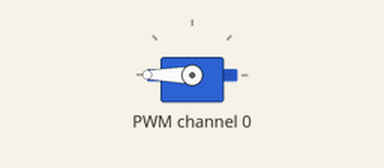
Recording of a program running on a simulated Raspberry Pi (BCM pin numbers). On the bench: servo. At 24.6 s the program stops and its outputs stay as they are.

Above: at 0.1 s.
At 5.46 s:
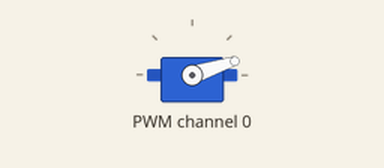
At 11.7 s:
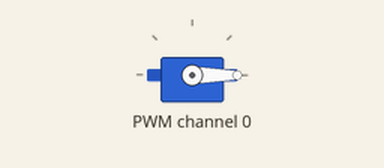
At 18.7 s:
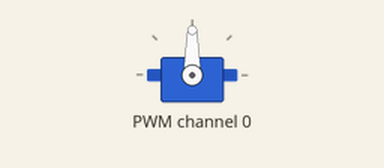
Timing chart, 0 to 23.1 s (numbered marks = the images above):
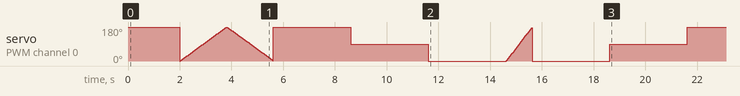

The program:

adafruit1.py
```python
# Example based from https://github.com/adafruit/Adafruit_CircuitPython_PCA9685/blob/master/examples/pca9685_servo.py
# Servo library used to simplify: https://github.com/adafruit/Adafruit_CircuitPython_Motor/blob/master/adafruit_motor/servo.py

# python3 -m venv venv --clear
# source venv/bin/activate
# curl https://bootstrap.pypa.io/get-pip.py | python
# pip install --upgrade pip
# pip install --upgrade setuptools
# python3 -m pip install smbus
# python3 -m pip install adafruit-circuitpython-motor
# python3 -m pip install adafruit-circuitpython-pca9685

import busio
from board import SCL, SDA
from adafruit_pca9685 import PCA9685
from adafruit_motor import servo
import time

i2c = busio.I2C(SCL, SDA)

# reference_clock_speed from: https://github.com/adafruit/Adafruit_CircuitPython_PCA9685/blob/master/examples/pca9685_calibration.py
pca = PCA9685(i2c, address=0x40, reference_clock_speed=25000000)
pca.frequency = 50

# To get the full range of the servo you will likely need to adjust the min_pulse and max_pulse to
# match the stall points of the servo.

# The pulse range is 1000 - 2000 by default.
servo_0 = servo.Servo(pca.channels[0])
servo_0.set_pulse_width_range(min_pulse=500, max_pulse=2500)

try:
    # Move by angle
    servo_0.angle = 180
    time.sleep(2)

    for i in range(180):
        servo_0.angle = i
        time.sleep(0.01)

    for i in range(180):
        servo_0.angle = 180 - i
        time.sleep(0.01)

    servo_0.angle = 180
    time.sleep(3)

    servo_0.angle = 90
    time.sleep(3)

    servo_0.angle = 0
    time.sleep(3)

    # Move by fractionally
    # Pulse width expressed as fraction between 0.0 (`min_pulse`) and 1.0 (`max_pulse`).
    fraction = 0.0
    while fraction < 1.0:
        servo_0.fraction = fraction
        fraction += 0.01
        time.sleep(0.01)

    servo_0.fraction = 0
    time.sleep(3)

    servo_0.fraction = 0.5
    time.sleep(3)

    servo_0.fraction = 1
    time.sleep(3)

finally:
    pca.deinit()
```
